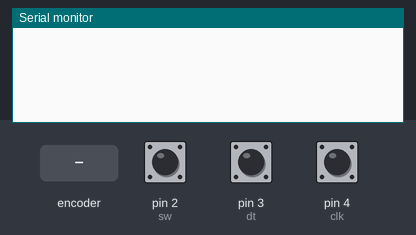
The sketch below on a simulated Arduino Uno, built with avr-gcc and run on an emulated ATmega328P. Parts: the last lines printed to the serial monitor. The inputs (shaded band) are chosen by the test bench; at power-on: pin 2 (sw) HIGH, pin 3 (dt) HIGH, pin 4 (clk) HIGH.

Above: at 1.2 s.
1.3 s: rotary encoder on pin 4 (clk) / pin 3 (dt) turned 1 step (first pin leading)
At 1.8 s:
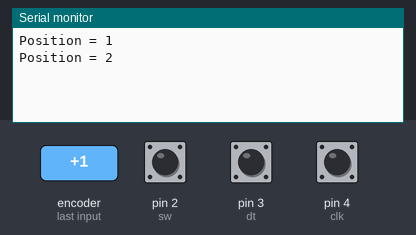
3.0 s: pin 2 (sw) pulled LOW for 0.15 s
At 3.6 s:
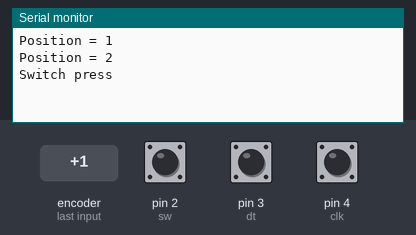
4.6 s: rotary encoder on pin 4 (clk) / pin 3 (dt) turned 1 step (first pin leading)
At 5.5 s:
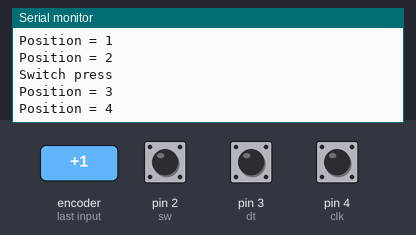
Timing chart, 0 to 7.6 s (numbered marks = the images above; inputs shaded):
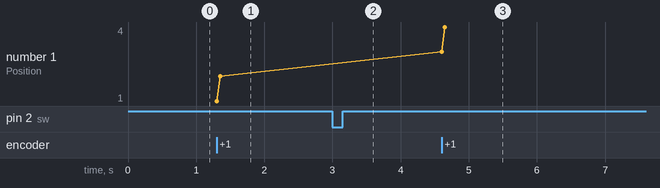

Measured:
- after the input at 1.3 s, the serial monitor: prints a new line at once (image 1)
- after the input at 3.0 s, the serial monitor: prints a new line at once (image 2)
- after the input at 4.6 s, the serial monitor: prints a new line at once (image 3)
- plotted number 1: 2 → 4 after the input at 4.6 s

The sketch:

Rotary_Encoder_Switch_Sample.ino
```cpp
/*
 * This code is made to see how rotary encoder with switch actually works
 * Code idea from https://howtomechatronics.com/tutorials/arduino/rotary-encoder-works-use-arduino/
*/

// Rotary Encoder connection pins
#define clk 4
#define dt 3
#define sw 2

// Variables used to read rotary encoder
int lastState;
int oldSwState = 0;
int state;
int pos = 0;
int swState;
int dtState;

void setup() {
  Serial.begin(9600);                         // Starting serial monitor

  // Define rotary encoder pins as input (switch as input_pullup)
  pinMode(clk, INPUT);
  pinMode(dt, INPUT);
  pinMode(sw, INPUT_PULLUP);

  lastState = digitalRead(clk);               // lastState variable used for encoder
}

void loop() {
  swState = digitalRead(sw);                  // Reading the switch state

  if(swState == LOW && oldSwState == 0) {     // If switch is pressed (LOW state) and old state was 0, oldSwState is set to 1, so we don't get multiple signals for one switch press
    oldSwState = 1;
    Serial.println("Switch press");           // Testing switch state output (should only be one for switch press)
  }

  if(swState == HIGH) {                       // If switch state is HIGH (not pressed), set oldSwState to 0 so we can get next switch press
    oldSwState = 0;
  }

  state = digitalRead(clk);                   // Getting the clk pin state

  if(state != lastState) {                    // If last clk state is not the same as current clk state
    if(digitalRead(dt) != state) {            // If dt value is not the same as clk, the encoder was turned clockwise, add one to position variable
      pos++;
    } else {                                  // Else it was turned counter-clockwise
      if(pos > 0) {                           // If pos is not less than 0, take one off from position variable
        pos--;
      }
    }

    lastState = state;                        // This is required to ensure that last state variable is updated with the new state
    Serial.print("Position = ");              // Printing the position out
    Serial.println(pos);
  }
}
```
